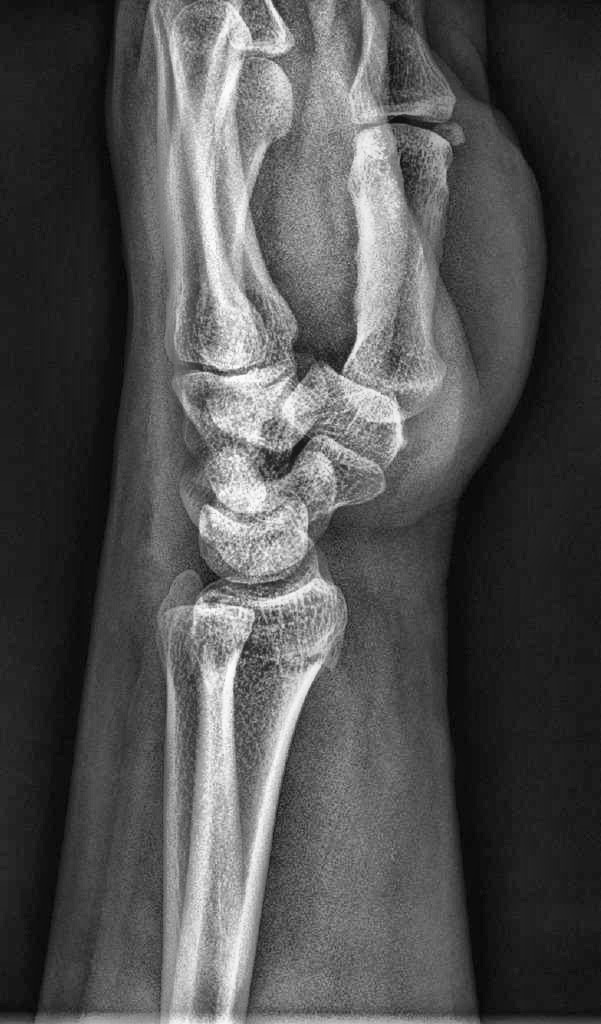
#> input picture enhanced_dataset/test/images/105_jpg.rf.3cde2fcd15a9bdf6a2d2d32aff48f33d.jpg, 601 x 1024 px; its folder holds only this picture in this run
$ python batchClahe.py
#> lines starting #> are read from the running program, lines starting #| are printed output that depends on the picture
import cv2 as cv
import numpy as np
import matplotlib.pyplot as plt
import os
from pathlib import Path

def process_single_image(img_path, output_dir=None, show_comparison=False):

    # Read image in grayscale
#> called with show_comparison = False
    img = cv.imread(str(img_path), cv.IMREAD_GRAYSCALE)
#> img is the input picture: shape (1024, 601); min 4, max 255, mean 82.1
    if img is None:
        print(f"Could not read image: {img_path}")
        return None

    # 1. Histogram Equalization (basic global)
    equ_img = cv.equalizeHist(img)
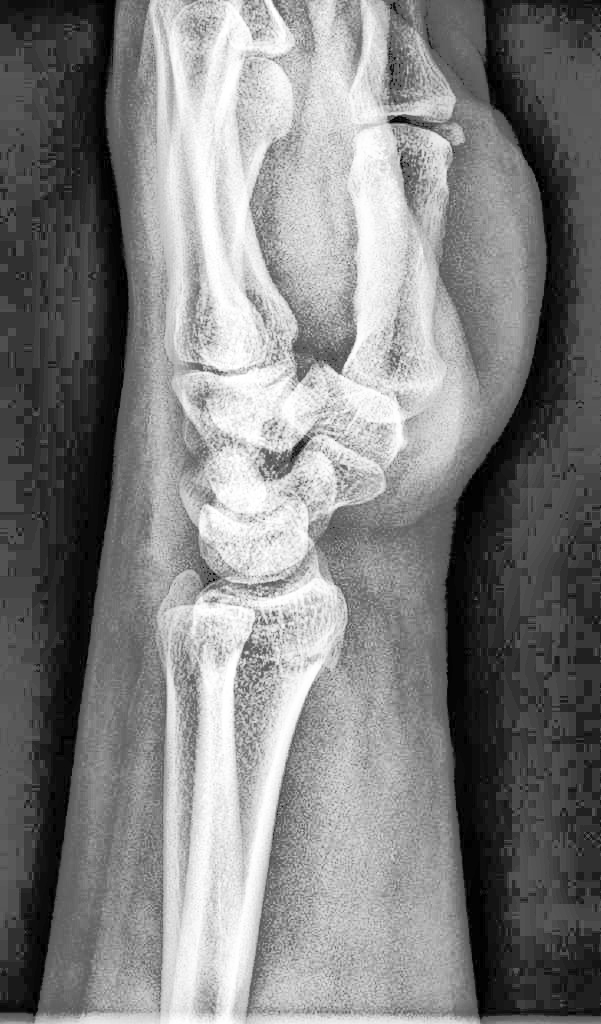
#> equ_img: shape (1024, 601); min 0, max 255, mean 128.6

    # 2. CLAHE (local histogram equalization)
    clahe = cv.createCLAHE(clipLimit=3.0, tileGridSize=(10, 10))
    clahe_img = clahe.apply(img)
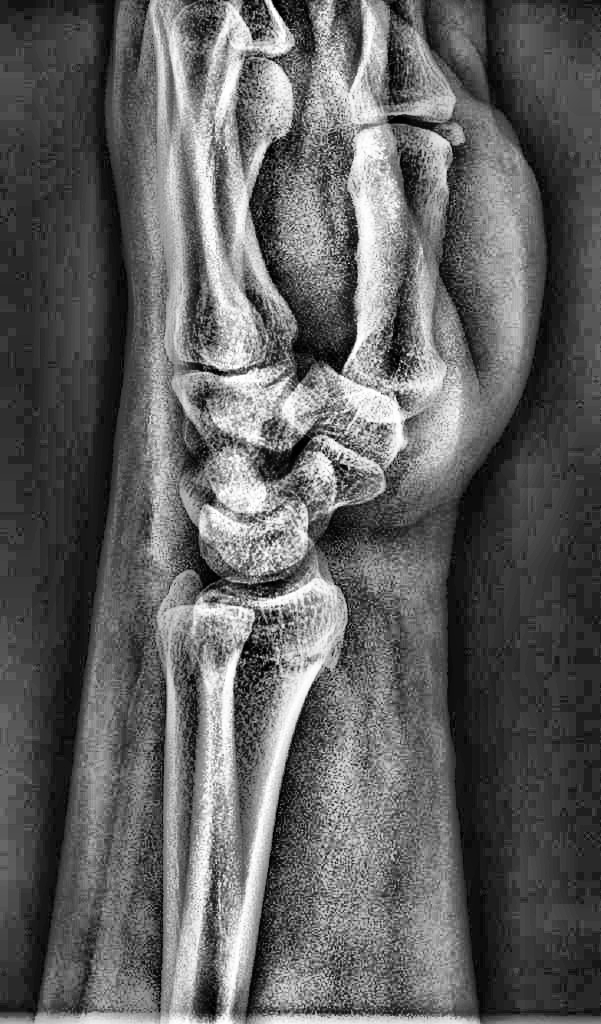
#> clahe_img: shape (1024, 601); min 0, max 255, mean 96.7

    # Save CLAHE enhanced image with original filename if output directory is provided
    if output_dir:
        output_dir = Path(output_dir)
        output_dir.mkdir(parents=True, exist_ok=True)

        original_filename = Path(img_path).name
        clahe_path = output_dir / original_filename
        cv.imwrite(str(clahe_path), clahe_img)
    if show_comparison:
        plt.figure(figsize=(15, 5))

        plt.subplot(131)
        plt.imshow(img, cmap='gray')
        plt.title(f'Original: {Path(img_path).name}')
        plt.axis('off')

        plt.subplot(132)
        plt.imshow(equ_img, cmap='gray')
        plt.title('Histogram Equalized')
        plt.axis('off')

        plt.subplot(133)
        plt.imshow(clahe_img, cmap='gray')
        plt.title('CLAHE Enhanced')
        plt.axis('off')

        plt.tight_layout()
        plt.show()

    return clahe_img

def process_folder(folder_path, output_base_dir=None):

    folder_path = Path(folder_path)

    if not folder_path.exists():
        print(f"Folder does not exist: {folder_path}")
        return

    # Get all image files (common extensions)
    image_extensions = ['.jpg', '.jpeg', '.png', '.bmp', '.tiff', '.tif']
    image_files = []

    for ext in image_extensions:
        image_files.extend(folder_path.glob(f"*{ext}"))
        image_files.extend(folder_path.glob(f"*{ext.upper()}"))

    if not image_files:
        print(f"No image files found in {folder_path}")
        return

    print(f"Found {len(image_files)} images in {folder_path}")

    # Set up output directory to maintain same structure
    output_dir = None
    if output_base_dir:
        # Keep the same folder structure: train/images, test/images, valid/images
        relative_path = folder_path.relative_to(folder_path.parents[1])  # Get "train/images" part
        output_dir = Path(output_base_dir) / relative_path

    # Process each image
    processed_count = 0

    for img_path in image_files:
        result = process_single_image(
            img_path,
            output_dir=output_dir,
            show_comparison=False
        )

        if result is not None:
            processed_count += 1

    print(f"Successfully processed {processed_count}/{len(image_files)} images from {folder_path}")

def process_all_folders(base_path, output_base_dir=None):
    base_path = Path(base_path)

    folders_to_process = [
        base_path / 'test' / 'images',
        base_path / 'train' / 'images',
        base_path / 'valid' / 'images'
    ]

    for folder in folders_to_process:
        print(f"\n{'='*50}")
        print(f"Processing folder: {folder}")
        print(f"{'='*50}")

        process_folder(
            folder_path=folder,
            output_base_dir=output_base_dir
        )

# Main execution
if __name__ == '__main__':
    # Set your base directory path here
    base_directory = os.getcwd()  # Current working directory

    output_directory = "enhanced_dataset"  # Output base directory

    print("Starting CLAHE enhancement for all images...")
    process_all_folders(
        base_path=base_directory,
        output_base_dir=output_directory
    )
    print("CLAHE enhancement completed!")
